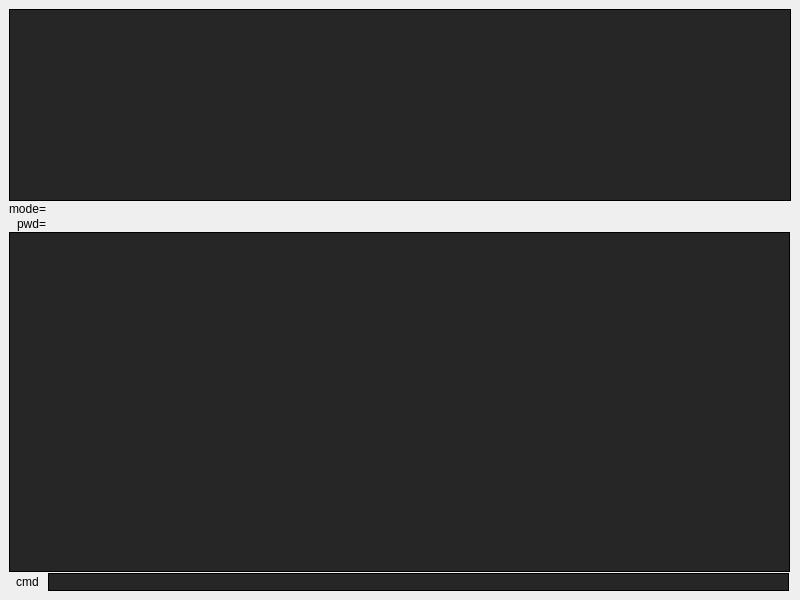
<?xml version="1.0" encoding="UTF-8"?>
<ui version="4.0">
 <class>MainWindow</class>
 <widget class="QMainWindow" name="MainWindow">
  <property name="geometry">
   <rect>
    <x>0</x>
    <y>0</y>
    <width>800</width>
    <height>600</height>
   </rect>
  </property>
  <property name="windowTitle">
   <string>Qfm</string>
  </property>
  <property name="styleSheet">
   <string notr="true">QLineEdit {
	border: 1px solid black;
	border-radius: 0px;
	selection-background-color: darkgray;
	background: #262626;
	color: #DCDCCC;
}

QListWidget {
   border: 1px solid black;
   border-radius: 0px;
   selection-background-color: darkgray;
	background: #262626;
	color: #DCDCCC;
}

QListWidget::item:selected {
  border: 1px solid #262626;
  border-radius: 0px;
	padding: 0;
	background: #3F3F3F;
	color: #FFCFAF;
	font: bold 16px;
}</string>
  </property>
  <widget class="QWidget" name="centralwidget">
   <layout class="QGridLayout" name="gridLayout_2">
    <item row="0" column="0">
     <layout class="QGridLayout" name="gridLayout">
      <property name="spacing">
       <number>1</number>
      </property>
      <item row="4" column="0" colspan="4">
       <widget class="QListWidget" name="directory_list"/>
      </item>
      <item row="0" column="0" colspan="5">
       <widget class="QListWidget" name="selected_list">
        <property name="sizePolicy">
         <sizepolicy hsizetype="Expanding" vsizetype="Minimum">
          <horstretch>0</horstretch>
          <verstretch>0</verstretch>
         </sizepolicy>
        </property>
        <property name="resizeMode">
         <enum>QListView::Adjust</enum>
        </property>
       </widget>
      </item>
      <item row="5" column="2">
       <widget class="QLineEdit" name="search_line">
        <property name="enabled">
         <bool>false</bool>
        </property>
       </widget>
      </item>
      <item row="5" column="0">
       <widget class="QLabel" name="label_2">
        <property name="text">
         <string>cmd</string>
        </property>
        <property name="alignment">
         <set>Qt::AlignCenter</set>
        </property>
       </widget>
      </item>
      <item row="2" column="0">
       <widget class="QLabel" name="label_3">
        <property name="text">
         <string>mode=</string>
        </property>
       </widget>
      </item>
      <item row="2" column="1" colspan="2">
       <widget class="QLabel" name="mode_label">
        <property name="text">
         <string/>
        </property>
       </widget>
      </item>
      <item row="3" column="0">
       <widget class="QLabel" name="label">
        <property name="sizePolicy">
         <sizepolicy hsizetype="Minimum" vsizetype="Minimum">
          <horstretch>0</horstretch>
          <verstretch>0</verstretch>
         </sizepolicy>
        </property>
        <property name="text">
         <string>pwd=</string>
        </property>
        <property name="alignment">
         <set>Qt::AlignRight|Qt::AlignTrailing|Qt::AlignVCenter</set>
        </property>
       </widget>
      </item>
      <item row="3" column="1" colspan="2">
       <widget class="QLabel" name="pwd_label">
        <property name="text">
         <string/>
        </property>
       </widget>
      </item>
     </layout>
    </item>
   </layout>
  </widget>
 </widget>
 <resources>
  <include location="../icons.qrc"/>
 </resources>
 <connections/>
</ui>
